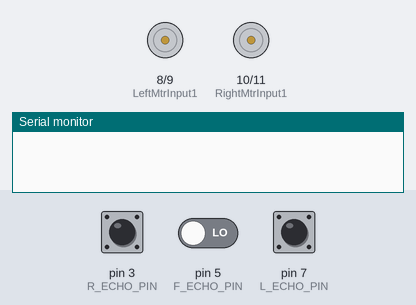
Simulated run of this sketch. Board: Arduino Uno, built with avr-gcc and run on an emulated ATmega328P. Parts: motor-driver pin pairs drawn as motors (green arrow = first pin HIGH = forward, orange = second pin HIGH = backward, longer = more drive), the last lines printed to the serial monitor. The inputs (shaded band) are chosen by the test bench; at power-on: pin 3 (R_ECHO_PIN) LOW, pin 7 (L_ECHO_PIN) LOW, pin 5 (F_ECHO_PIN) LOW.

Above: at 1.2 s.
1.3 s: pin 3 (R_ECHO_PIN) pulsed HIGH 2 times (0.12 s each, 0.3 s apart)
At 3.0 s:
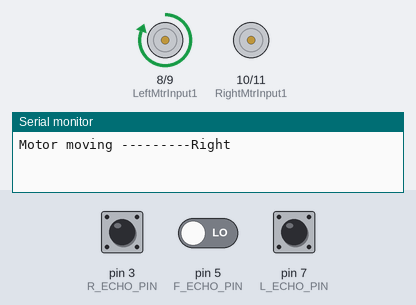
3.9 s: pin 7 (L_ECHO_PIN) pulsed HIGH 5 times (0.12 s each, 0.3 s apart)
At 6.3 s:
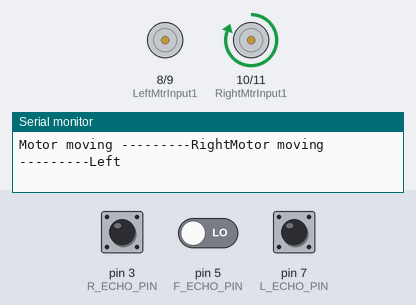
Timing chart, 0 to 7.8 s (numbered marks = the images above; inputs shaded):
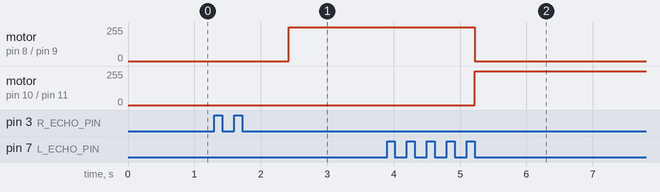

The sketch:

3.5_moving_bot.ino
```cpp
//3.5 Vaccum Cleaner project
/*Author Aswin
 * Robot moving
 * Added motor motion Function
 * Need to add proper obstacle avoiding algorithmn
Displayed all ultrasonic sensor values

*/

//Ultrasonic Sensor Pins
#define R_TRIG_PIN   2 // Trig pin of Right sensor
#define R_ECHO_PIN   3    // Echo pin of Right sensor
#define F_TRIG_PIN   4 // Trig pin of Front sensor
#define F_ECHO_PIN   5    // Echo pin of Front sensor
#define L_TRIG_PIN   6 // Trig pin of left sensor
#define L_ECHO_PIN   7    // Echo pin of left sensor

//Robot wheels; motor pin definition
#define LeftMtrInput1  8 //IN1
#define LeftMtrInput2  9 //IN2
#define RightMtrInput1 10 //IN3
#define RightMtrInput2 11 //IN4
//#define LeftMtrEnable  //Used jumber: no speed control
//#define RightMtrEnable

//Ultrasonic distance variables
int Dist2ObstacleFront;
int Dist2ObstacleRight;
int Dist2ObstacleLeft;

void setup() {
  // put your setup code here, to run once:


  Serial.begin(9600);
  pinMode(LeftMtrInput1, OUTPUT);
  pinMode(LeftMtrInput2 , OUTPUT);

  pinMode(RightMtrInput1, OUTPUT);
  pinMode(RightMtrInput2, OUTPUT);


  //pinMode(LeftMtrEnable, OUTPUT);
  //pinMode(RightMtrEnable, OUTPUT);

  }

/////////////////////////////     MAIN    /////////////////////////////////////
void loop() {
  // put your main code here, to run repeatedly:
  //display_ObstaceleDistance();// To display all ultrasonic sensor values
  Dist2ObstacleFront = calculate_distance(F_TRIG_PIN, F_ECHO_PIN);
  Dist2ObstacleRight = calculate_distance(R_TRIG_PIN, R_ECHO_PIN);
  Dist2ObstacleLeft = calculate_distance(L_TRIG_PIN, L_ECHO_PIN);

  if(Dist2ObstacleFront>20){ // Move forward
    move_robotFrwd();
    delay(500);
  }
  else if (Dist2ObstacleFront<20 &&  Dist2ObstacleRight>20 ){ // Move right
    move_robotRight();
    delay(500);

  }
  else if (Dist2ObstacleFront<20 &&  Dist2ObstacleLeft>20 ){ // Move Left
    move_robotLeft();
	}
}
//////////////////////////////////  Main End Here ///////////////////////////


// Function to calculated distance to obstacle
int calculate_distance(int trigPin, int echoPin) {
  //int trigPin =
  long duration, distance; //long integer
  digitalWrite(trigPin,HIGH);
  delayMicroseconds(1000);
  digitalWrite(trigPin, LOW);
  duration=pulseIn(echoPin, HIGH);
  distance =(duration/2)/29.1;//2: up and down travel
  return distance;
}

//void display_distance(int distance, char myArray[]){
void display_distance(int distance){
  //Serial.print(myArray);
  //Serial.print(myArray);
  Serial.print(distance);
  Serial.println("CM:");
  delay(10);
}

void display_ObstaceleDistance(){ // Displays all ultrasonic sensor values

  Dist2ObstacleFront=calculate_distance(F_TRIG_PIN,F_ECHO_PIN);
    display_distance(Dist2ObstacleFront);Serial.print("Front \n");

  Dist2ObstacleRight=calculate_distance(R_TRIG_PIN,R_ECHO_PIN);
    display_distance(Dist2ObstacleRight);Serial.print("Right \n ");

  Dist2ObstacleLeft=calculate_distance(L_TRIG_PIN,L_ECHO_PIN);
    display_distance(Dist2ObstacleLeft);Serial.print("Left \n ");

}
////////////// Functions For Robot motion
void move_robotFrwd(){
  Serial.print("Motor moving ---------Forward");
  digitalWrite(LeftMtrInput1, HIGH);
  digitalWrite(LeftMtrInput2, LOW);

  digitalWrite(RightMtrInput1, HIGH);
  digitalWrite(RightMtrInput2, LOW);
//  analogWrite(LeftMtrEnable, 150);
//  analogWrite(RightMtrEnable,150);
  }

void move_robotRight(){
  Serial.print("Motor moving ---------Right");
  digitalWrite(LeftMtrInput1, HIGH);
  digitalWrite(LeftMtrInput2, LOW);

  digitalWrite(RightMtrInput1, LOW); //Right motor off
  digitalWrite(RightMtrInput2, LOW);

  }
void move_robotLeft(){
  Serial.print("Motor moving ---------Left");
  digitalWrite(LeftMtrInput1, LOW);
  digitalWrite(LeftMtrInput2, LOW);

  digitalWrite(RightMtrInput1, HIGH); //Right motor off
  digitalWrite(RightMtrInput2, LOW);
}
```

Measured:
- after the input at 1.3 s, motor on pin 8 (LeftMtrInput1) / pin 9 (LeftMtrInput2): stopped → forward 255/255 after 1.1 s
- after the input at 3.9 s, motor on pin 8 (LeftMtrInput1) / pin 9 (LeftMtrInput2): forward 255/255 → stopped after 1.3 s; motor on pin 10 (RightMtrInput1) / pin 11 (RightMtrInput2): stopped → forward 255/255 after 1.3 s
